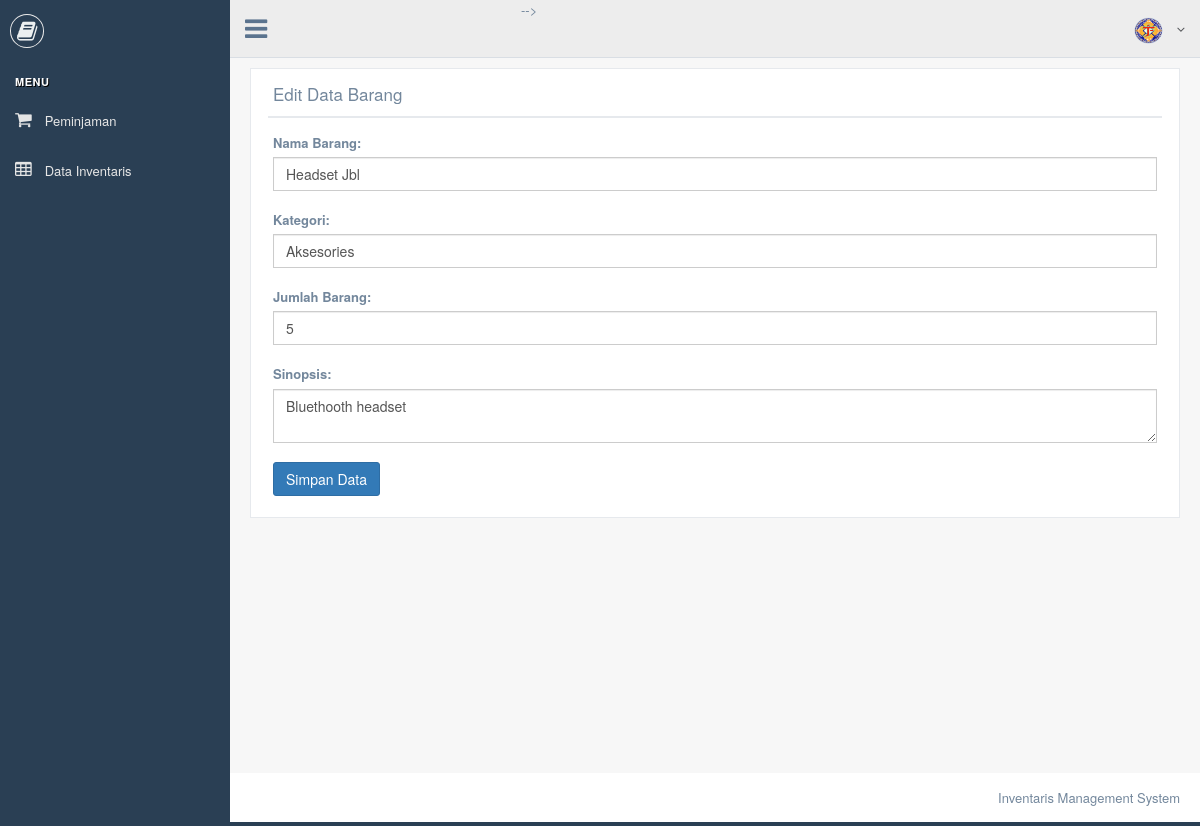
Page /edit_barang.php?kode_barang=1 on the committed database.
### tables this page shows
CREATE TABLE `tambah_barang` (
  `kode_barang` int(11) NOT NULL,
  `kategori` varchar(10) NOT NULL,
  `nama_barang` varchar(20) NOT NULL,
  `jumlah_barang` int(11) NOT NULL,
  `sinopsis` text NOT NULL,
  `gambar_barang` varchar(200) NOT NULL
);

### koneksi_database.php (called while the page is built, shortened)
<?php $link= mysqli_connect("localhost","root","");
    mysqli_select_db($link,"inventaris_lrsoft");
    ?>
    <?php
function query($query) {
    global $link;
    $result = mysqli_query($link, $query);
    $rows = [];
    while ($row = mysqli_fetch_assoc($result)) {
        $rows[] = $row;
    }
    return $rows;
}

### edit_barang.php (the view, shortened to what this page needs)
<?php
include 'top.php';
include 'koneksi_database.php';
$kode_barang = $_GET["kode_barang"];
if (isset($_GET["kode_barang"])) {
    $brg = query("SELECT * FROM tambah_barang WHERE kode_barang = $kode_barang")[0];
}
?>
<div class="right_col" role="main">
    <div class="">
        <div class="row" style="min-height: 500px">
            <div class="col-md-12 col-sm-12 col-xs-12">
                <div class="x_panel">
                    <div class="x_title">
                        <h2>Edit Data Barang</h2>
                        <div class="clearfix"></div>
                    </div>
                    <div class="x_content">
                        <form name="form_edit" action="" method="post">
                            <label>Nama Barang:</label>
                            <input type="text" name="nama_barang" id="nama_barang" class="form-control" required value="<?= $brg["nama_barang"]; ?>"><br>
                            <label>Kategori:</label>
                            <input type="text" name="kategori" class="form-control" value="<?= $brg["kategori"]; ?>"><br>
                            <label>Jumlah Barang:</label>
                            <input type="text" name="jumlah_barang" class="form-control" value="<?= $brg["jumlah_barang"]; ?>">
                            <input type="hidden" name="gambar_barang" value="<?= $brg["gambar_barang"]; ?>" class="form-control"><br>
                            <label>Sinopsis:</label>
                            <textarea name="sinopsis" class="form-control"><?= $brg["sinopsis"]; ?></textarea><br>
                            <button type="submit" name="submit" class="btn btn-primary">Simpan Data</button>
                        </form>
                    </div>
                </div>
            </div>
        </div>
    </div>
</div>
<?php
include 'footer.php';
?>

### rows in the picture
tambah_barang: nama_barang "Headset Jbl", kategori "Aksesories", jumlah_barang "5", sinopsis "Bluethooth headset"
